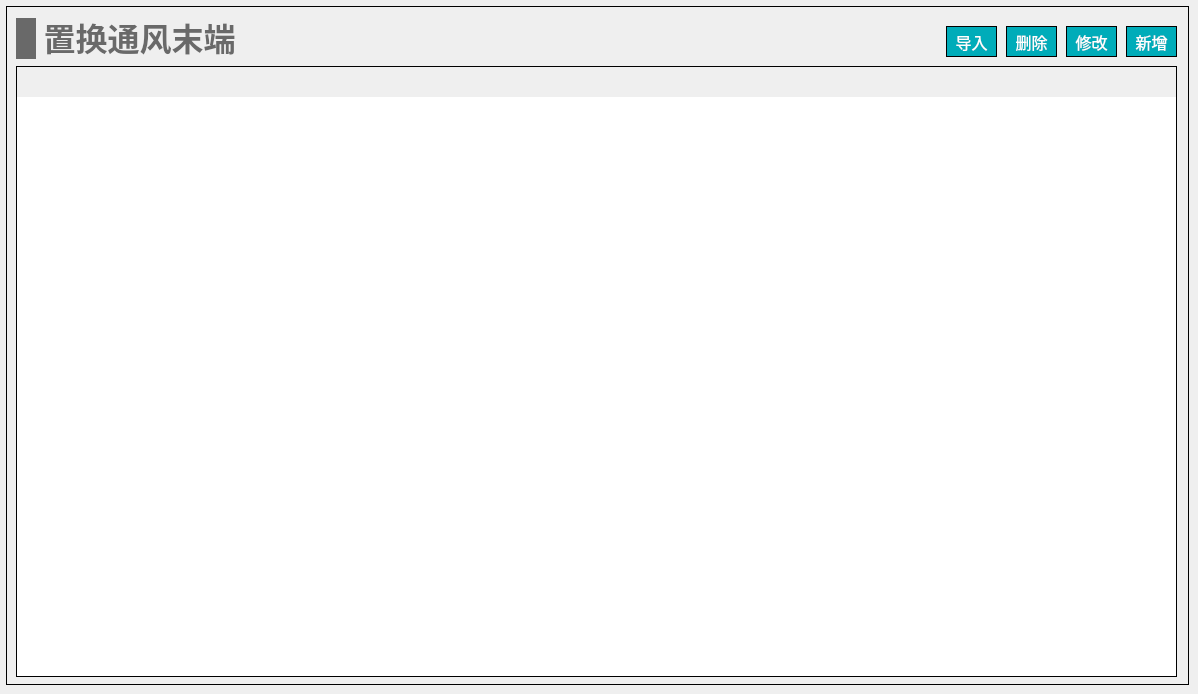
   <widget class="QWidget" name="page_disp_vent_terminal">
    <widget class="QWidget" name="widget_disp_vent_terminal" native="true">
     <property name="geometry">
      <rect>
       <x>6</x>
       <y>6</y>
       <width>1183</width>
       <height>679</height>
      </rect>
     </property>
     <property name="styleSheet">
      <string notr="true">#widget_disp_vent_terminal
{
border: 1px solid #000000;
}</string>
     </property>
     <widget class="QTableWidget" name="tableWidget_disp_vent_terminal">
      <property name="geometry">
       <rect>
        <x>10</x>
        <y>60</y>
        <width>1161</width>
        <height>611</height>
       </rect>
      </property>
      <property name="focusPolicy">
       <enum>Qt::NoFocus</enum>
      </property>
      <property name="layoutDirection">
       <enum>Qt::LeftToRight</enum>
      </property>
      <property name="styleSheet">
       <string notr="true">/*设置标题(包括垂直+水平的)*/
QHeaderView
{							
	
	font-size: 15px;				/*字大小*/
	font-family: '黑体';
	/*border: 1px solid #B4B4B4;*/
	border:none;
    /*border-bottom: 2px solid #999999; */		/*下边框颜色*/
    /*background: #9DC6E6;*/				/*背景浅蓝色*/ 
	min-height:30px;
	text-align: center;	       
}


/*设置标题(水平的)*/
QHeaderView::section:horizontal { 					
        border: 1px solid #AFAFAF; 			/*间隔颜色*/
	    border-bottom: 2px solid #999999; 							
        color: black;
        background: #9DC6E6;
}

/*设置鼠标停留状态*/
QHeaderView::section:horizontal:hover 
{			
        color: black;							/*字体白色*/
        background: #82AFC9;				/*背景深蓝色*/
}

/*设置鼠标按下状态*/
QHeaderView::section:horizontal:pressed 
{			
        color: black;
        background: #82AFC9;
		border-bottom: 3px solid #037BFC;				
}


QTableWidget 
{
		font-size: 14px;				/*10榜*/
		font-family: '黑体';				
		color : black;				
        border: 1px solid #000000;		
        background: white;
        gridline-color: #E0E0E0;	
        text-align: center;	
        outline:0px;			/*禁止焦点*/
}

/*设置选中的视图项*/
QTableWidget::item:selected
{				    
		border: 2px solid #0398FC;	
        color : black;				
}</string>
      </property>
      <property name="frameShape">
       <enum>QFrame::StyledPanel</enum>
      </property>
     </widget>
     <widget class="QWidget" name="layoutWidget_15">
      <property name="geometry">
       <rect>
        <x>10</x>
        <y>10</y>
        <width>221</width>
        <height>45</height>
       </rect>
      </property>
      <layout class="QHBoxLayout" name="horizontalLayout_28">
       <item>
        <widget class="QLabel" name="label_36">
         <property name="minimumSize">
          <size>
           <width>20</width>
           <height>41</height>
          </size>
         </property>
         <property name="maximumSize">
          <size>
           <width>20</width>
           <height>41</height>
          </size>
         </property>
         <property name="styleSheet">
          <string notr="true">QLabel { 
border: none; 
background-color : rgb(105, 105, 105);
}</string>
         </property>
         <property name="text">
          <string/>
         </property>
        </widget>
       </item>
       <item>
        <widget class="QLabel" name="label_37">
         <property name="font">
          <font>
           <family>Microsoft YaHei</family>
           <pointsize>24</pointsize>
           <bold>true</bold>
          </font>
         </property>
         <property name="styleSheet">
          <string notr="true">QLabel { 
border: none; 
color : rgb(105, 105, 105);
}</string>
         </property>
         <property name="text">
          <string>置换通风末端</string>
         </property>
         <property name="alignment">
          <set>Qt::AlignBottom|Qt::AlignHCenter</set>
         </property>
        </widget>
       </item>
      </layout>
     </widget>
     <widget class="QPushButton" name="pushButton_disp_vent_terminal_input">
      <property name="geometry">
       <rect>
        <x>940</x>
        <y>20</y>
        <width>51</width>
        <height>31</height>
       </rect>
      </property>
      <property name="font">
       <font>
        <family>黑体</family>
        <pointsize>12</pointsize>
       </font>
      </property>
      <property name="styleSheet">
       <string notr="true">QPushButton
{
	color:#ffffff; /*文字颜色*/
    background-color: #00ACB9;/*背景色*/
    border-radius:0px; /*边框倒角*/
	border: 1px solid #000000;
}


QPushButton:hover 
{
background-color: rgb(0,142,153);
color: white;
}</string>
      </property>
      <property name="text">
       <string>导入</string>
      </property>
     </widget>
     <widget class="QPushButton" name="pushButton_disp_vent_terminal_revise">
      <property name="geometry">
       <rect>
        <x>1060</x>
        <y>20</y>
        <width>51</width>
        <height>31</height>
       </rect>
      </property>
      <property name="font">
       <font>
        <family>黑体</family>
        <pointsize>12</pointsize>
       </font>
      </property>
      <property name="styleSheet">
       <string notr="true">QPushButton
{
	color:#ffffff; /*文字颜色*/
    background-color: #00ACB9;/*背景色*/
    border-radius:0px; /*边框倒角*/
	border: 1px solid #000000;
}


QPushButton:hover 
{
background-color: rgb(0,142,153);
color: white;
}</string>
      </property>
      <property name="text">
       <string>修改</string>
      </property>
     </widget>
     <widget class="QPushButton" name="pushButton_disp_vent_terminal_add">
      <property name="geometry">
       <rect>
        <x>1120</x>
        <y>20</y>
        <width>51</width>
        <height>31</height>
       </rect>
      </property>
      <property name="font">
       <font>
        <family>黑体</family>
        <pointsize>12</pointsize>
       </font>
      </property>
      <property name="styleSheet">
       <string notr="true">QPushButton
{
	color:#ffffff; /*文字颜色*/
    background-color: #00ACB9;/*背景色*/
    border-radius:0px; /*边框倒角*/
	border: 1px solid #000000;
}


QPushButton:hover 
{
background-color: rgb(0,142,153);
color: white;
}</string>
      </property>
      <property name="text">
       <string>新增</string>
      </property>
     </widget>
     <widget class="QPushButton" name="pushButton_disp_vent_terminal_del">
      <property name="geometry">
       <rect>
        <x>1000</x>
        <y>20</y>
        <width>51</width>
        <height>31</height>
       </rect>
      </property>
      <property name="font">
       <font>
        <family>黑体</family>
        <pointsize>12</pointsize>
       </font>
      </property>
      <property name="styleSheet">
       <string notr="true">QPushButton
{
	color:#ffffff; /*文字颜色*/
    background-color: #00ACB9;/*背景色*/
    border-radius:0px; /*边框倒角*/
	border: 1px solid #000000;
}


QPushButton:hover 
{
background-color: rgb(0,142,153);
color: white;
}</string>
      </property>
      <property name="text">
       <string>删除</string>
      </property>
     </widget>
    </widget>
   </widget>
